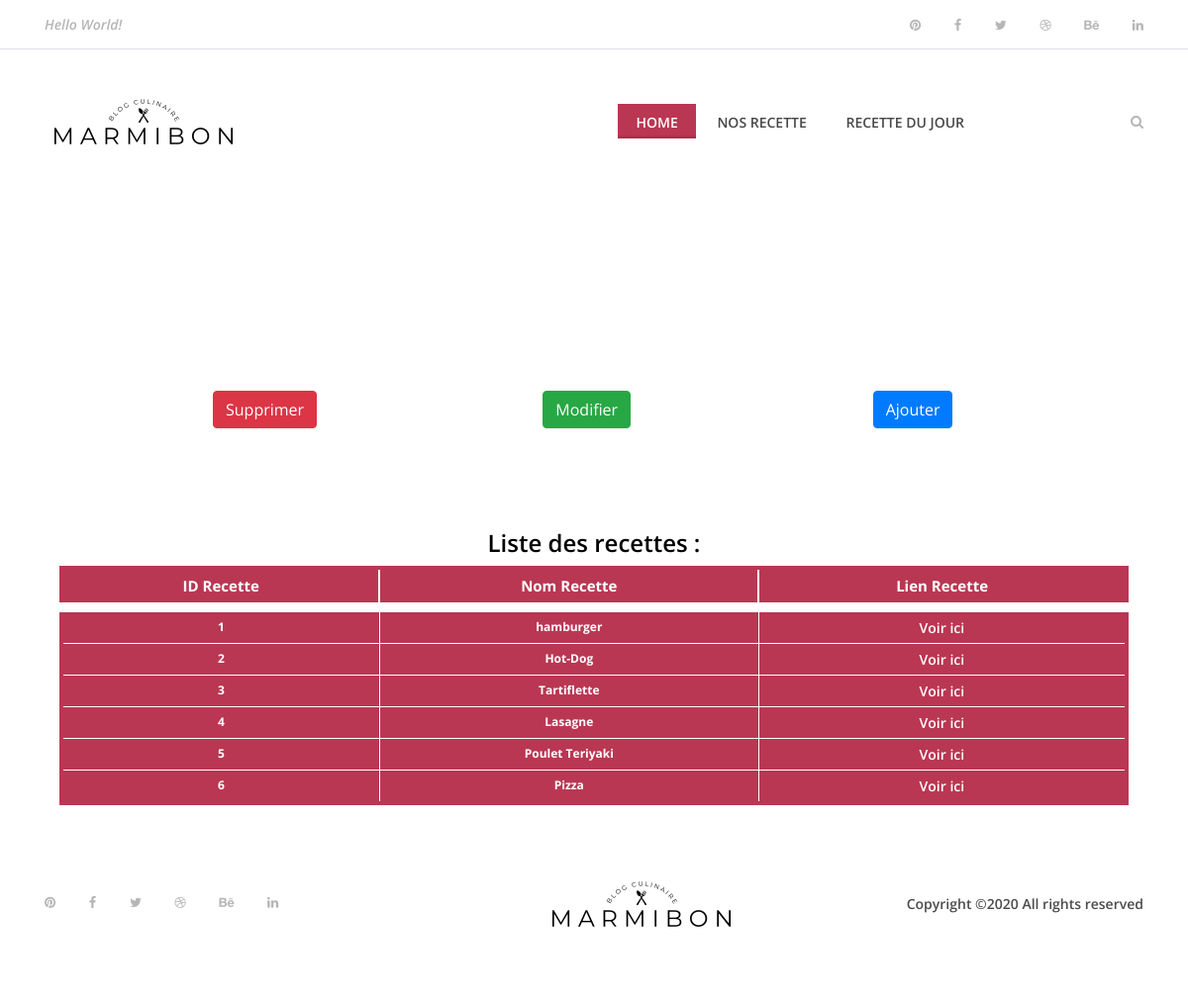
The app's page /?admin, older data.
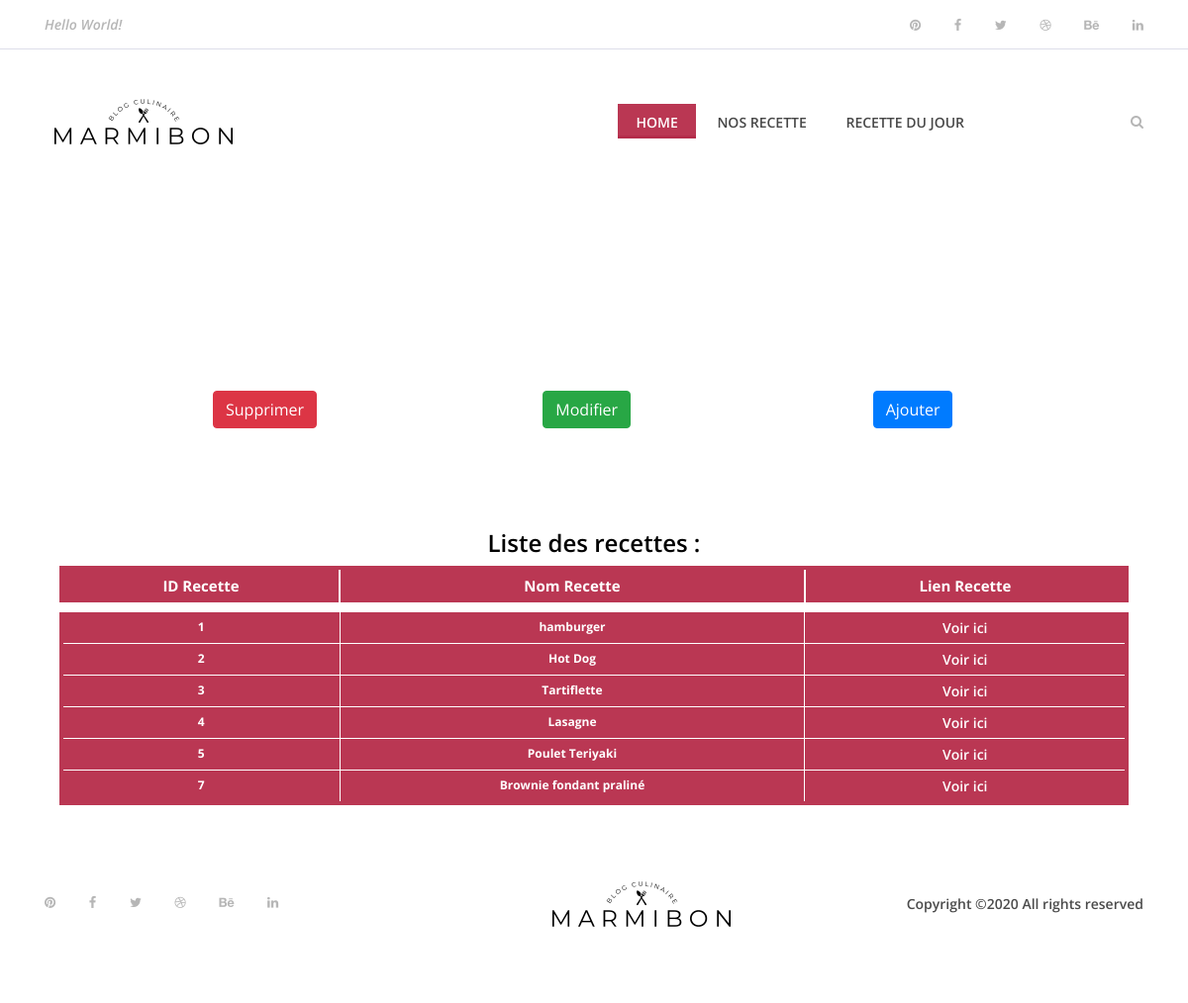
The same page, newer data.
### tables this page shows
CREATE TABLE IF NOT EXISTS `recette` (
  `Id_recette` bigint(255) NOT NULL AUTO_INCREMENT,
  `Name_recette` varchar(255) DEFAULT NULL,
  `img_recette` varchar(255) DEFAULT NULL,
  `time_recette` varchar(255) DEFAULT NULL,
  `number_recette` bigint(255) DEFAULT NULL,
  `level_recette` varchar(255) DEFAULT NULL,
  `cost_recette` varchar(255) DEFAULT NULL,
  `description_recette` text DEFAULT NULL,
  `Id_Ingredient` bigint(255) DEFAULT NULL,
  `likes` int(255) NOT NULL,
  `dislikes` int(255) NOT NULL,
  PRIMARY KEY (`Id_recette`)
);

### controllers/controller.php (called while the page is built, shortened)
<?php
require('models/model.php');
function admin(){
    $allRecipe = new Recette();
    $allRecipe = $allRecipe->recettes();
    require ('views/admin.php');
}

### public/connect.php (called while the page is built)
<?php
class Databases
{
    public function connect()
    {
        try
        {
            $db = new PDO('mysql:host=localhost;dbname=marmibon;port=3308;charset=utf8', 'root', '');
            return $db;
        }
        catch(Exception $e)
        {
            die('Erreur : '.$e->getMessage());
        }
    }
}

### models/model.php (called while the page is built, shortened)
<?php
require_once('public/connect.php');
class Recette extends Databases{
    public function recettes(){
        $recette = $this->connect()->prepare('SELECT * FROM recette');
        $recette->execute();
        $result = $recette->fetchALL(PDO::FETCH_ASSOC);
        return $result;
     }
}

### views/admin.php (the view, shortened to what this page needs)
<section style=" margin-left:200px; margin-top:200px; opacity:0px; cursor:default;">
    <div class="container">
        <div id="buttonAdmin" class="row">
            <div class="col-xs-4 col-4">
                <button id="Supprimer" type="button" class="btn btn-danger" data-toggle="modal"
                    data-target="#myyyyModal">
                    Supprimer
                </button>
            </div>
            <div class="col-xs-4 col-4">
                <button id="Modifier" type="button" class="btn btn-success" data-toggle="modal" data-target="#myyModal">
                    Modifier
                </button>
            </div>
            <div class="col-xs-4 col-4">
                <button id="Modifier" type="button" class="btn btn-primary" data-toggle="modal" data-target="#mModal">
                    Ajouter
                </button>
            </div>
</section>
<section id="tableauR">
    <h4>
        Liste des recettes :
    </h4>
    <table class="steelBlueCols">
        <thead>
            <tr>
                <th>ID Recette</th>
                <th>Nom Recette</th>
                <th>Lien Recette</th>
            </tr>
        </thead>
        <tbody>
            <tr>
                <?php foreach($allRecipe as $result){ ?>
                <td><?=$result['Id_recette'] ?></td>
                <td><?=$result['Name_recette'] ?></td>
                <td><a target="_blank" style="color:white" href=<?='?recipeID='.$result['Id_recette'] ?>> Voir ici</a></td>
            </tr>
            <?php } ?>
        </tbody>
    </table>
</section>
<?php require('templates/template.php'); ?>

Row changes from the older to the newer data that the page shows:
removed recette: Id_recette "6", Name_recette "Pizza"
changed recette id 2: Name_recette "Hot-Dog" → "Hot Dog"
added recette: Id_recette "7", Name_recette "Brownie fondant praliné"
